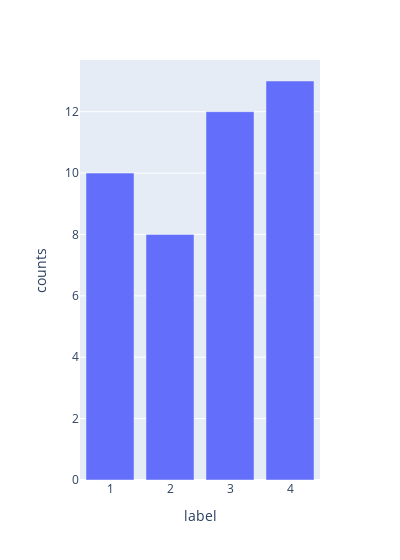

Notebook code for this chart:
### Code cell
px.bar(results, x='label', y='counts', width=400)

### Figure 1 — Plotly figure (JSON) as saved in the notebook; plotly's stock layout.template omitted (floating-point values rounded to 4 significant figures)
{"data": [{"alignmentgroup": "True", "hovertemplate": "label=%{x}<br>counts=%{y}<extra></extra>", "legendgroup": "", "marker": {"color": "#636efa", "pattern": {"shape": ""}}, "name": "", "offsetgroup": "", "orientation": "v", "showlegend": false, "textposition": "auto", "type": "bar", "x": [1, 2, 3, 4], "xaxis": "x", "y": [10.0, 8.0, 12.0, 13.0], "yaxis": "y"}], "layout": {"barmode": "relative", "legend": {"tracegroupgap": 0}, "margin": {"t": 60}, "width": 400, "xaxis": {"anchor": "y", "domain": [0, 1], "title": {"text": "label"}}, "yaxis": {"anchor": "x", "domain": [0, 1], "title": {"text": "counts"}}}}
